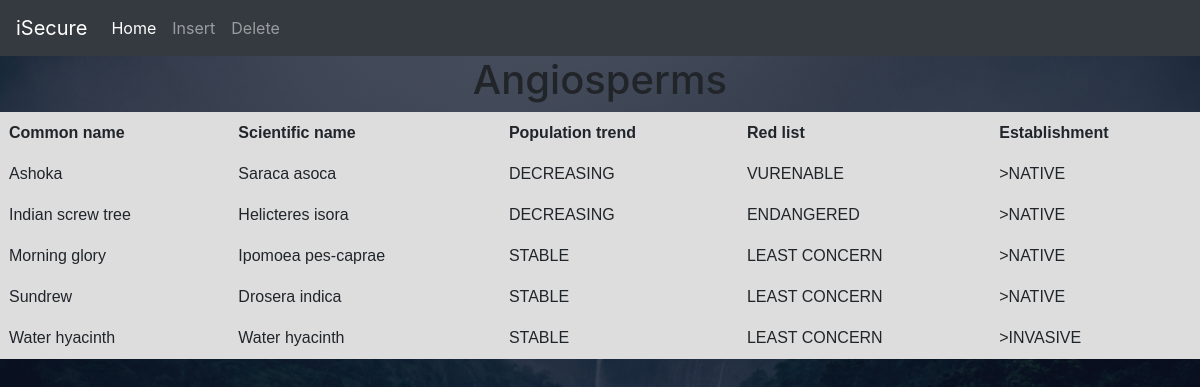
Screenshot of /displayang.php with the database file from the repository.
### tables this page shows
CREATE TABLE `angiosperm` (
  `name` varchar(23) NOT NULL,
  `scientific_name` varchar(23) NOT NULL,
  `population_trend` varchar(23) NOT NULL,
  `red_list` varchar(23) NOT NULL,
  `establishment` varchar(23) NOT NULL
);

### displayang.php (the view, shortened to what this page needs)
<!DOCTYPE html>
<html>
    <head>
    <?php include 'links.php'; ?>
    <link rel="stylesheet" href="table.css">
        <link rel="stylesheet" href="https://stackpath.bootstrapcdn.com/bootstrap/4.4.1/css/bootstrap.min.css">
    </head>
    <body>
    <nav class="navbar navbar-expand-lg navbar-dark bg-dark">
  <a class="navbar-brand" href="/forest">iSecure</a>
  <div class="collapse navbar-collapse" id="navbarSupportedContent">
    <ul class="navbar-nav mr-auto">
      <li class="nav-item active">
        <a class="nav-link" href="/forest/firstp.php">Home <span class="sr-only">(current)</span></a>
      </li>
      <li class="nav-item">
        <a class="nav-link" href="/forest/insertangio.php">Insert</a>
      </li>
      <li class="nav-item">
        <a class="nav-link" href="/forest/deleteang.php">Delete</a>
      </li>
  </div>
</nav><div = class="main-div">
<h1 class="text-center">Angiosperms</h1>
            <div class ="center-div">
                <div class = "table-responsive">
                    <table>
                        <thead>
                            <tr>
                                <th> Common name</th>
                                <th> Scientific name </th>
                                <th> Population trend </th>
                                <th> Red list </th>
                                <th> Establishment </th>
                            </tr>
                        </thead>
                        <tbody>
                        <?php
                        include 'connection.php';
                        $selectquery = " select * from angiosperm";
                        $query = mysqli_query($conn, $selectquery);
                        while($res = mysqli_fetch_array($query)){
                        ?>
                        <tr>
                        <td><?php echo $res['name']; ?></td>
                        <td><?php echo $res['scientific_name']; ?> </td>
                        <td><?php echo $res['population_trend']; ?></td>
                        <td><?php echo $res['red_list']; ?> </td>
                        <td>><?php echo $res['establishment']; ?> </td>
                        </tr>
                        <?php
                        }
                        ?>
                        </tbody>
                    </table>
                </div>
            </div>
        </div>
    </body>
</html>

### table.css (style rules this page uses)
table { font-family: Arial, sans-serif; border-collapse: collapse; width: 100%; border: 1px solid #ddd; }
th, td { border-right: 1px solid #ddd; border-bottom: 1px solid #ddd; padding: 8px; text-align: left; }
th,td { border-left: 1px solid #ddd; border-top: 1px solid #ddd; background-color: #ddd;background-color: #ddd; }
body { min-height: 100vh; width: 100%; background-image: linear-gradient(rgba(4, 9, 30, 0.7), rgba(4, 9, 30, 0.7)), url(figure.jpg); background-position: center; background-size: cover; position: relative; }

### rows the page displays
angiosperm: name "Ashoka", scientific_name "Saraca asoca", population_trend "DECREASING", red_list "VURENABLE", establishment "NATIVE"
angiosperm: name "Indian screw tree", scientific_name "Helicteres isora", population_trend "DECREASING", red_list "ENDANGERED", establishment "NATIVE"
angiosperm: name "Morning glory", scientific_name "Ipomoea pes-caprae", population_trend "STABLE", red_list "LEAST CONCERN", establishment "NATIVE"
angiosperm: name "Sundrew", scientific_name "Drosera indica", population_trend "STABLE", red_list "LEAST CONCERN", establishment "NATIVE"
angiosperm: name "Water hyacinth", scientific_name "Water hyacinth", population_trend "STABLE", red_list "LEAST CONCERN", establishment "INVASIVE"
